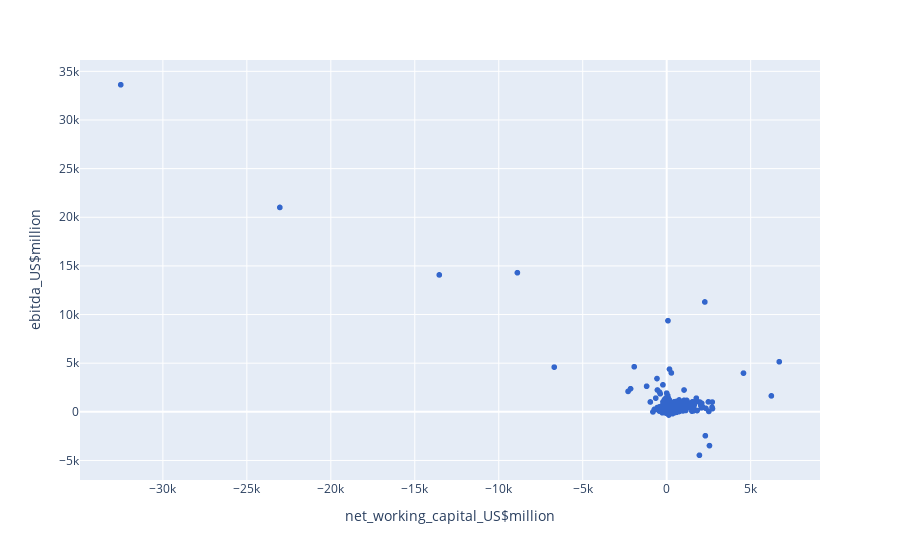

Notebook source saved alongside this figure:
### Markdown cell above
This graph tells us that there are very few companies with large net sales in US$ million, but that there is a lower variance in sales profitability in %.

### Code cell
# Creating scatterplot for the variables "Net working capital US$ million" and "EBITDA US$ million"
fig = px.scatter(df, x="net_working_capital_US$million", y="ebitda_US$million", color_discrete_sequence=px.colors.qualitative.G10)
fig.show()

### Figure 1 — Plotly figure (JSON) as saved in the notebook; plotly's stock layout.template omitted (floating-point values rounded to 4 significant figures; data arrays with more than 128 entries replaced by an {"elided": "..."} marker saying what was removed)
{"data": [{"hovertemplate": "net_working_capital_US$million=%{x}<br>ebitda_US$million=%{y}<extra></extra>", "legendgroup": "", "marker": {"color": "#3366CC", "symbol": "circle"}, "mode": "markers", "name": "", "showlegend": false, "type": "scattergl", "x": {"elided": "1325 float values"}, "xaxis": "x", "y": {"elided": "1325 float values"}, "yaxis": "y"}], "layout": {"legend": {"tracegroupgap": 0}, "margin": {"t": 60}, "xaxis": {"anchor": "y", "domain": [0, 1], "title": {"text": "net_working_capital_US$million"}}, "yaxis": {"anchor": "x", "domain": [0, 1], "title": {"text": "ebitda_US$million"}}}}
